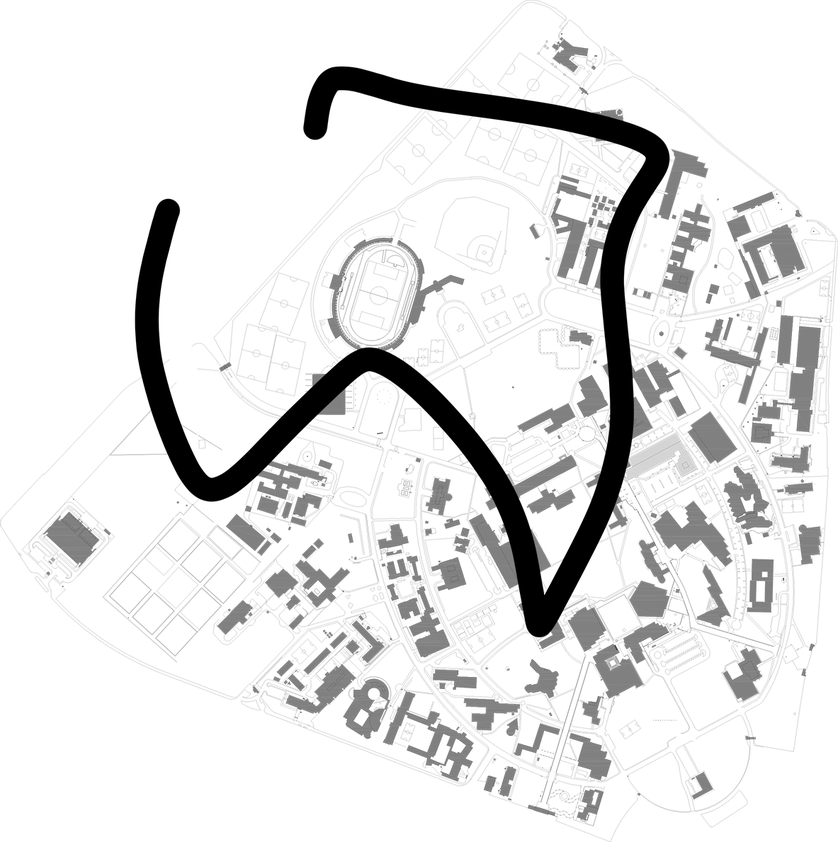
#> input picture test/Agentes/Environment/mapa_v3.png, 838 x 842 px, shrunk from 1183 x 1189 before the run, found by its file name
$ python mapa1.py
#> lines starting #> are read from the running program, lines starting #| are printed output that depends on the picture; after the words box and inside, x2 and y2 are one past the last pixel; in counts of white or black regions, pixels touching at a corner belong together
import numpy as np
import matplotlib.pylab as plt
import imageio.v3 as iio
import networkx as nx
from itertools import count

def graph_atributo(G,atributo,label=False):
    plt.figure(dpi=400)
    groups = set(nx.get_node_attributes(G,atributo).values())
    mapping = dict(zip(sorted(groups),count()))
    nodes = G.nodes()
    colors = [mapping[G.nodes[n][atributo]] for n in nodes]

    # drawing nodes and edges separately so we can capture collection for colobar
    pos = nx.spring_layout(G,iterations=400)
    ec = nx.draw_networkx_edges(G, pos, alpha=0.2)
    lc = nx.draw_networkx_labels(G, pos,font_size=8)
    nc = nx.draw_networkx_nodes(G, pos, nodelist=nodes, node_color=colors, node_size=100, cmap=plt.cm.jet)

    plt.colorbar(nc)
    plt.axis('off')
    plt.show()


im = iio.imread('mapa_v3.png')
#> im is the input picture: shape (842, 838, 4); mean R, G, B, A 227.3, 227.3, 227.3, 255
mapa=np.array(im)
mapa_b=mapa>250
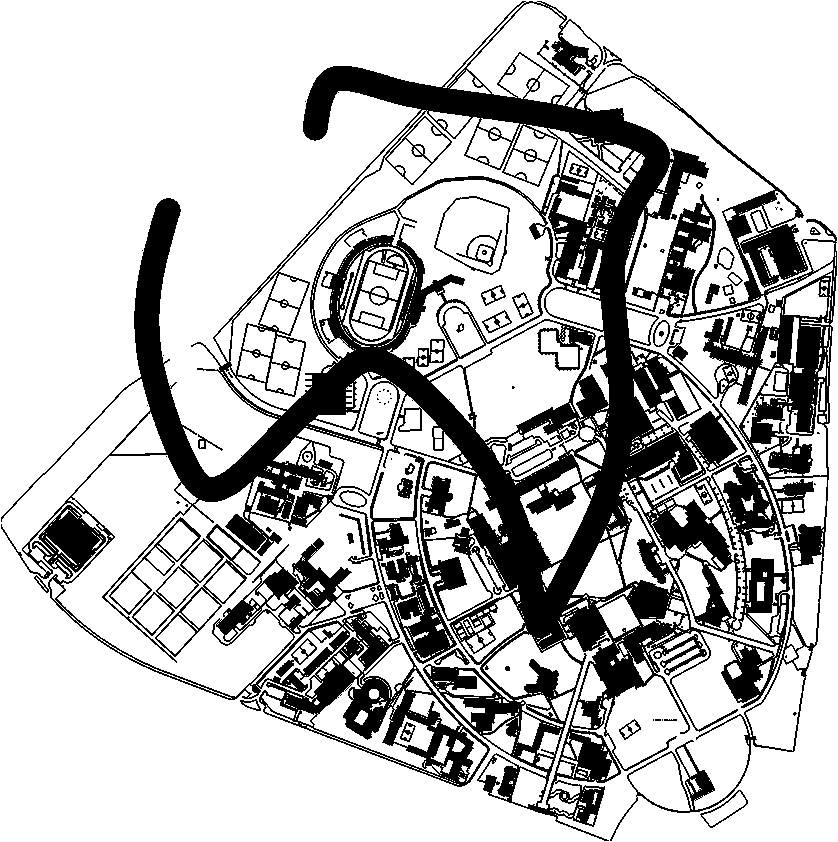
#> mapa_b: shape (842, 838, 4) bool; mean R, G, B, A 0.74, 0.74, 0.74, 0.995; transparent parts drawn white
mapa_c=mapa_b[:, :, 0]*1
#> mapa_c: shape (842, 838) int64; values 0 (black) and 1 (white), 74% white; 100 black regions (48 under 20 px), largest, box (x1, y1, x2, y2) and area: (0, 0, 838, 842) 167713, (370, 453, 457, 664) 4946, (32, 505, 106, 579) 2514
print(mapa_c.shape)
#| (842, 838)


G=nx.Graph()
nx.set_node_attributes(G, 0, "Aceso")
for i in range(mapa_c.shape[0]):
    for j in range(mapa_c.shape[1]):
        #print(i,j)
        k=str(i)+'_'+str(j)
        G.add_node(k)
        G.nodes[k]["Aceso"]=mapa_c[i,j]

print(mapa_c.shape)
#| (842, 838)
for i in range(mapa_c.shape[0]):
    for j in range(mapa_c.shape[1]):

            k=str(i)+'_'+str(j)
            kd=str(i+1)+'_'+str(j)
            kb=str(i)+'_'+str(j+1)

            if i+1==mapa_c.shape[0]:
                if j+1<mapa_c.shape[1]:
                    G.add_edge(k,kb)
                    # print(k,'->',kb)
            elif j+1==mapa_c.shape[1]:

                G.add_edge(k,kd)
                # print(k,'->',kd)

            else :
                # print("---")
                G.add_edge(k,kd)
                G.add_edge(k,kb)
                # print(k,'->',kb)
                # print(k,'->',kd)


graph_atributo(G,"Aceso")
#> in graph_atributo, `colors = [mapping[G.nodes[n][atributo]] for n in nodes]`: colors = 705596 items
#> (the run stopped early here; a loop or call above may not have finished)
